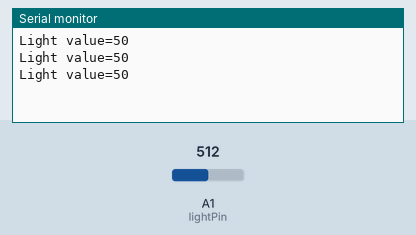
Simulated run of this sketch. Board: Arduino Uno, built with avr-gcc and run on an emulated ATmega328P. Parts: the last lines printed to the serial monitor. The inputs (shaded band) are chosen by the test bench; at power-on: A1 (lightPin) = 512.

Above: at 1.3 s.
1.4 s: A1 (lightPin) set to 716
At 1.9 s:
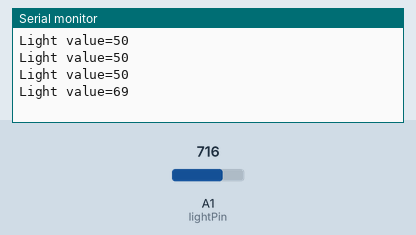
2.9 s: A1 (lightPin) set to 900
At 3.4 s:
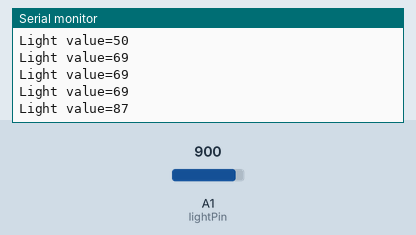
Timing chart, 0 to 5.9 s (numbered marks = the images above; inputs shaded):
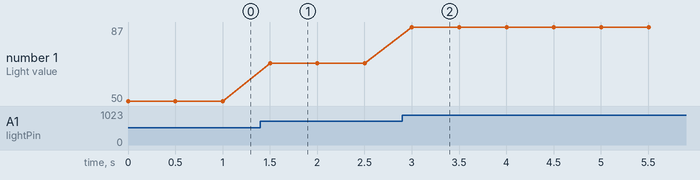

Measured:
- after the input at 1.4 s, the serial monitor: prints a new line after 0.10 s (image 1)
- after the input at 2.9 s, the serial monitor: prints a new line after 0.10 s (image 2)
- plotted number 1: 50 → 69 after the input at 1.4 s, 69 → 87 after the input at 2.9 s

The sketch:

Lab_4_level_3.ino
```cpp
int lightPin = A1;
int data = 0;
int RGBRedPin = 9;
int RGBBluePin = 11;
int RGBGreenPin = 10;

void setup(){
  Serial.begin(9600);
}

void loop(){
  data=analogRead(lightPin);
  data = map(data,0,1023,0,100);
  Serial.print("Light value=");
  Serial.println(data);
  delay(500);

  if (data >0 && data <35 ){
    digitalWrite(RGBRedPin, HIGH);
  }

  if(data > 36 && data <45 ){
    digitalWrite(RGBRedPin, LOW);
    delay;
    digitalWrite(RGBBluePin, HIGH);

  }

  if(data > 46 && data <66){
    digitalWrite(RGBBluePin, LOW);
    digitalWrite(RGBRedPin, LOW);
    digitalWrite(RGBGreenPin, HIGH);
  }

}
```
